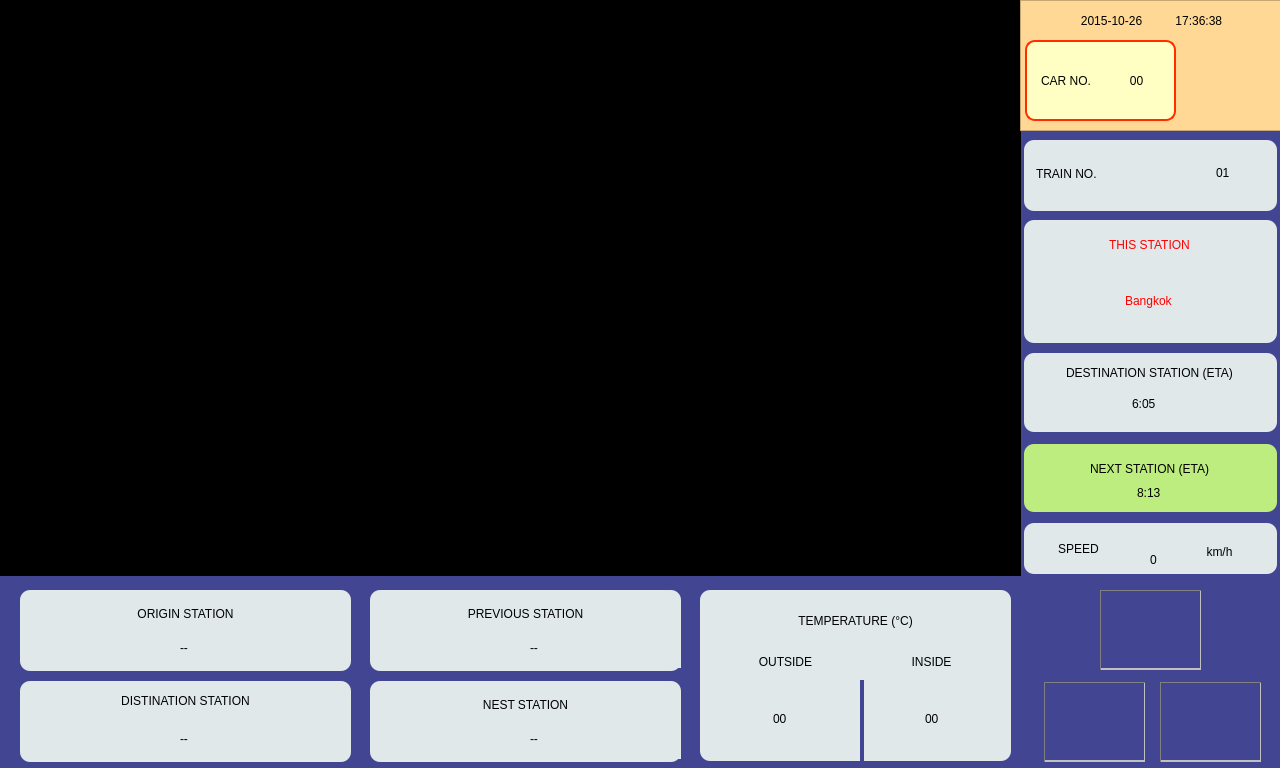
<?xml version="1.0" encoding="UTF-8"?>
<ui version="4.0">
 <class>CQplayerGUI</class>
 <widget class="QDialog" name="CQplayerGUI">
  <property name="geometry">
   <rect>
    <x>0</x>
    <y>0</y>
    <width>1280</width>
    <height>768</height>
   </rect>
  </property>
  <property name="sizePolicy">
   <sizepolicy hsizetype="Fixed" vsizetype="Fixed">
    <horstretch>0</horstretch>
    <verstretch>0</verstretch>
   </sizepolicy>
  </property>
  <property name="focusPolicy">
   <enum>Qt::NoFocus</enum>
  </property>
  <property name="windowTitle">
   <string>CQplayerGUI</string>
  </property>
  <property name="styleSheet">
   <string notr="true">
background-color: rgb(66, 70, 146);</string>
  </property>
  <widget class="QFrame" name="frameMovie">
   <property name="geometry">
    <rect>
     <x>0</x>
     <y>0</y>
     <width>1021</width>
     <height>576</height>
    </rect>
   </property>
   <property name="styleSheet">
    <string notr="true">background-color: rgb(0, 0, 0);
border-image: url(:/images/welcome.png);</string>
   </property>
   <property name="frameShape">
    <enum>QFrame::StyledPanel</enum>
   </property>
   <property name="frameShadow">
    <enum>QFrame::Raised</enum>
   </property>
  </widget>
  <widget class="QLineEdit" name="carIDLabel_3">
   <property name="geometry">
    <rect>
     <x>840</x>
     <y>890</y>
     <width>260</width>
     <height>22</height>
    </rect>
   </property>
   <property name="focusPolicy">
    <enum>Qt::NoFocus</enum>
   </property>
   <property name="styleSheet">
    <string notr="true">background-color: rgb(126, 204, 255);
border-top: 1px inset black ;
border-left:1px inset gray;
border-right:1px inset gray;
border-bottom-width:0px;
</string>
   </property>
   <property name="text">
    <string>Car No.</string>
   </property>
   <property name="readOnly">
    <bool>true</bool>
   </property>
  </widget>
  <widget class="QLabel" name="label_14">
   <property name="geometry">
    <rect>
     <x>550</x>
     <y>860</y>
     <width>302</width>
     <height>17</height>
    </rect>
   </property>
   <property name="text">
    <string>This Station</string>
   </property>
  </widget>
  <widget class="QLineEdit" name="curStationLabel_2">
   <property name="geometry">
    <rect>
     <x>520</x>
     <y>900</y>
     <width>302</width>
     <height>23</height>
    </rect>
   </property>
   <property name="focusPolicy">
    <enum>Qt::NoFocus</enum>
   </property>
   <property name="styleSheet">
    <string notr="true">background-color: rgb(224, 232, 234);
border: 2px inset gray ;
     border-radius: 7px;
     padding: 0 8px;


</string>
   </property>
   <property name="text">
    <string/>
   </property>
   <property name="readOnly">
    <bool>true</bool>
   </property>
  </widget>
  <widget class="QLabel" name="label_10">
   <property name="geometry">
    <rect>
     <x>890</x>
     <y>840</y>
     <width>191</width>
     <height>21</height>
    </rect>
   </property>
   <property name="text">
    <string>Toilet state</string>
   </property>
  </widget>
  <widget class="QFrame" name="frame_2">
   <property name="geometry">
    <rect>
     <x>1020</x>
     <y>0</y>
     <width>261</width>
     <height>131</height>
    </rect>
   </property>
   <property name="styleSheet">
    <string notr="true">
background-color: rgb(255, 216, 149);</string>
   </property>
   <property name="frameShape">
    <enum>QFrame::StyledPanel</enum>
   </property>
   <property name="frameShadow">
    <enum>QFrame::Raised</enum>
   </property>
   <widget class="QLabel" name="dateTimeLabel">
    <property name="geometry">
     <rect>
      <x>6</x>
      <y>10</y>
      <width>251</width>
      <height>21</height>
     </rect>
    </property>
    <property name="styleSheet">
     <string notr="true"/>
    </property>
    <property name="text">
     <string>2015-10-26          17:36:38</string>
    </property>
    <property name="alignment">
     <set>Qt::AlignCenter</set>
    </property>
   </widget>
   <widget class="QFrame" name="frame">
    <property name="geometry">
     <rect>
      <x>5</x>
      <y>40</y>
      <width>151</width>
      <height>81</height>
     </rect>
    </property>
    <property name="styleSheet">
     <string notr="true">background-color: rgb(255, 255, 195);
border: 2px solid  ;
border-radius:10px;
font:  bold 14pt &quot;Ubuntu&quot;;
border-color: rgb(255, 45, 0);</string>
    </property>
    <property name="frameShape">
     <enum>QFrame::StyledPanel</enum>
    </property>
    <property name="frameShadow">
     <enum>QFrame::Raised</enum>
    </property>
    <widget class="QLabel" name="_carIDLabel">
     <property name="geometry">
      <rect>
       <x>5</x>
       <y>10</y>
       <width>72</width>
       <height>61</height>
      </rect>
     </property>
     <property name="styleSheet">
      <string notr="true">font:  18pt &quot;SimSun-ExtB&quot;;
border: 0px   ;</string>
     </property>
     <property name="text">
      <string>CAR NO.</string>
     </property>
     <property name="alignment">
      <set>Qt::AlignCenter</set>
     </property>
     <property name="wordWrap">
      <bool>true</bool>
     </property>
    </widget>
    <widget class="QLabel" name="carIDLabel">
     <property name="geometry">
      <rect>
       <x>81</x>
       <y>20</y>
       <width>61</width>
       <height>41</height>
      </rect>
     </property>
     <property name="styleSheet">
      <string notr="true">font: 75 40pt &quot;SimSun-ExtB&quot;;
border: 0px   ;</string>
     </property>
     <property name="text">
      <string>00</string>
     </property>
     <property name="alignment">
      <set>Qt::AlignCenter</set>
     </property>
    </widget>
   </widget>
   <widget class="QWidget" name="widget" native="true">
    <property name="geometry">
     <rect>
      <x>162</x>
      <y>40</y>
      <width>91</width>
      <height>81</height>
     </rect>
    </property>
    <property name="styleSheet">
     <string notr="true">image: url(:/images/logo.png);</string>
    </property>
   </widget>
  </widget>
  <widget class="QFrame" name="frame_3">
   <property name="geometry">
    <rect>
     <x>1024</x>
     <y>140</y>
     <width>253</width>
     <height>71</height>
    </rect>
   </property>
   <property name="styleSheet">
    <string notr="true">background-color: rgb(255, 255, 195);
border: 0px solid  ;
background-color: rgb(224, 232, 234);
border-radius:10px;
font:  bold 14pt &quot;Ubuntu&quot;;
border-color: rgb(255, 45, 0);</string>
   </property>
   <property name="frameShape">
    <enum>QFrame::StyledPanel</enum>
   </property>
   <property name="frameShadow">
    <enum>QFrame::Raised</enum>
   </property>
   <widget class="QLineEdit" name="_trainIDLabel">
    <property name="geometry">
     <rect>
      <x>10</x>
      <y>8</y>
      <width>141</width>
      <height>51</height>
     </rect>
    </property>
    <property name="mouseTracking">
     <bool>false</bool>
    </property>
    <property name="focusPolicy">
     <enum>Qt::NoFocus</enum>
    </property>
    <property name="acceptDrops">
     <bool>false</bool>
    </property>
    <property name="styleSheet">
     <string notr="true">background-color: rgb(224, 232, 234);
border: 0px   ;
font:   20pt &quot;Ubuntu&quot;;

</string>
    </property>
    <property name="text">
     <string>TRAIN NO.</string>
    </property>
    <property name="readOnly">
     <bool>true</bool>
    </property>
   </widget>
   <widget class="QLineEdit" name="trainIDLabel">
    <property name="geometry">
     <rect>
      <x>164</x>
      <y>12</y>
      <width>71</width>
      <height>41</height>
     </rect>
    </property>
    <property name="mouseTracking">
     <bool>false</bool>
    </property>
    <property name="focusPolicy">
     <enum>Qt::NoFocus</enum>
    </property>
    <property name="acceptDrops">
     <bool>false</bool>
    </property>
    <property name="styleSheet">
     <string notr="true">background-color: rgb(224, 232, 234);
border: 0px   ;
font:  bold 35pt &quot;Ubuntu&quot;;
</string>
    </property>
    <property name="text">
     <string>01</string>
    </property>
    <property name="alignment">
     <set>Qt::AlignCenter</set>
    </property>
    <property name="dragEnabled">
     <bool>true</bool>
    </property>
    <property name="readOnly">
     <bool>true</bool>
    </property>
   </widget>
  </widget>
  <widget class="QFrame" name="frame_5">
   <property name="geometry">
    <rect>
     <x>1024</x>
     <y>353</y>
     <width>253</width>
     <height>79</height>
    </rect>
   </property>
   <property name="styleSheet">
    <string notr="true">background-color: rgb(255, 255, 195);
border: 0px solid  ;
background-color: rgb(224, 232, 234);
border-radius:10px;
font:  bold 14pt &quot;Ubuntu&quot;;
border-color: rgb(255, 45, 0);</string>
   </property>
   <property name="frameShape">
    <enum>QFrame::StyledPanel</enum>
   </property>
   <property name="frameShadow">
    <enum>QFrame::Raised</enum>
   </property>
   <widget class="QLineEdit" name="_arriveTimeLabel">
    <property name="geometry">
     <rect>
      <x>6</x>
      <y>4</y>
      <width>241</width>
      <height>31</height>
     </rect>
    </property>
    <property name="mouseTracking">
     <bool>false</bool>
    </property>
    <property name="focusPolicy">
     <enum>Qt::NoFocus</enum>
    </property>
    <property name="acceptDrops">
     <bool>false</bool>
    </property>
    <property name="styleSheet">
     <string notr="true">background-color: rgb(224, 232, 234);
border-top: 0px   ;
font:   11pt &quot;Ubuntu&quot;;

</string>
    </property>
    <property name="text">
     <string>DESTINATION STATION (ETA)</string>
    </property>
    <property name="alignment">
     <set>Qt::AlignCenter</set>
    </property>
    <property name="readOnly">
     <bool>true</bool>
    </property>
   </widget>
   <widget class="QLineEdit" name="arriveTimeLabel">
    <property name="geometry">
     <rect>
      <x>30</x>
      <y>30</y>
      <width>181</width>
      <height>41</height>
     </rect>
    </property>
    <property name="mouseTracking">
     <bool>false</bool>
    </property>
    <property name="focusPolicy">
     <enum>Qt::NoFocus</enum>
    </property>
    <property name="acceptDrops">
     <bool>false</bool>
    </property>
    <property name="styleSheet">
     <string notr="true">background-color: rgb(224, 232, 234);
border-top: 0px inset gray ;
font:  bold 25pt &quot;Ubuntu&quot;;



</string>
    </property>
    <property name="text">
     <string>6:05</string>
    </property>
    <property name="alignment">
     <set>Qt::AlignCenter</set>
    </property>
    <property name="readOnly">
     <bool>true</bool>
    </property>
   </widget>
  </widget>
  <widget class="QFrame" name="frame_6">
   <property name="geometry">
    <rect>
     <x>1024</x>
     <y>444</y>
     <width>253</width>
     <height>68</height>
    </rect>
   </property>
   <property name="styleSheet">
    <string notr="true">background-color: rgb(166, 239, 43);
background-color: rgb(188, 237, 126);
border: 0px solid  ;
border-radius:10px;
font:  bold 14pt &quot;Ubuntu&quot;;</string>
   </property>
   <property name="frameShape">
    <enum>QFrame::StyledPanel</enum>
   </property>
   <property name="frameShadow">
    <enum>QFrame::Raised</enum>
   </property>
   <widget class="QLineEdit" name="_nextStationTimeLabel">
    <property name="geometry">
     <rect>
      <x>6</x>
      <y>2</y>
      <width>241</width>
      <height>31</height>
     </rect>
    </property>
    <property name="mouseTracking">
     <bool>false</bool>
    </property>
    <property name="focusPolicy">
     <enum>Qt::NoFocus</enum>
    </property>
    <property name="acceptDrops">
     <bool>false</bool>
    </property>
    <property name="styleSheet">
     <string notr="true">
border-top: 0px inset gray ;
font:   11pt &quot;Ubuntu&quot;;



</string>
    </property>
    <property name="text">
     <string>NEXT STATION (ETA)</string>
    </property>
    <property name="alignment">
     <set>Qt::AlignBottom|Qt::AlignHCenter</set>
    </property>
    <property name="readOnly">
     <bool>true</bool>
    </property>
   </widget>
   <widget class="QLineEdit" name="nextStationTimeLabel">
    <property name="geometry">
     <rect>
      <x>70</x>
      <y>33</y>
      <width>111</width>
      <height>31</height>
     </rect>
    </property>
    <property name="mouseTracking">
     <bool>false</bool>
    </property>
    <property name="focusPolicy">
     <enum>Qt::NoFocus</enum>
    </property>
    <property name="acceptDrops">
     <bool>false</bool>
    </property>
    <property name="styleSheet">
     <string notr="true">
border-top: 0px inset gray ;
font:  bold 25pt &quot;Ubuntu&quot;;

</string>
    </property>
    <property name="text">
     <string>8:13</string>
    </property>
    <property name="alignment">
     <set>Qt::AlignCenter</set>
    </property>
    <property name="readOnly">
     <bool>true</bool>
    </property>
   </widget>
  </widget>
  <widget class="QFrame" name="frame_4">
   <property name="geometry">
    <rect>
     <x>1024</x>
     <y>220</y>
     <width>253</width>
     <height>123</height>
    </rect>
   </property>
   <property name="styleSheet">
    <string notr="true">background-color: rgb(255, 255, 195);
border: 0px solid  ;
background-color: rgb(224, 232, 234);
border-radius:10px;
font:  bold 14pt &quot;Ubuntu&quot;;
border-color: rgb(255, 45, 0);</string>
   </property>
   <property name="frameShape">
    <enum>QFrame::StyledPanel</enum>
   </property>
   <property name="frameShadow">
    <enum>QFrame::Raised</enum>
   </property>
   <widget class="QLineEdit" name="_curStationLabel">
    <property name="geometry">
     <rect>
      <x>10</x>
      <y>4</y>
      <width>233</width>
      <height>41</height>
     </rect>
    </property>
    <property name="mouseTracking">
     <bool>false</bool>
    </property>
    <property name="focusPolicy">
     <enum>Qt::NoFocus</enum>
    </property>
    <property name="acceptDrops">
     <bool>false</bool>
    </property>
    <property name="styleSheet">
     <string notr="true">background-color: rgb(224, 232, 234);
border-top: 0px inset gray ;
color: rgb(255, 1, 1);
font:   14pt &quot;Ubuntu&quot;;



</string>
    </property>
    <property name="text">
     <string>THIS STATION</string>
    </property>
    <property name="alignment">
     <set>Qt::AlignCenter</set>
    </property>
    <property name="readOnly">
     <bool>true</bool>
    </property>
   </widget>
   <widget class="QLineEdit" name="curStationLabel">
    <property name="geometry">
     <rect>
      <x>6</x>
      <y>44</y>
      <width>240</width>
      <height>74</height>
     </rect>
    </property>
    <property name="mouseTracking">
     <bool>false</bool>
    </property>
    <property name="focusPolicy">
     <enum>Qt::NoFocus</enum>
    </property>
    <property name="acceptDrops">
     <bool>false</bool>
    </property>
    <property name="styleSheet">
     <string notr="true">background-color: rgb(224, 232, 234);
border: 0px   ;
color: rgb(255, 1, 1);

font:  bold 14pt &quot;Ubuntu&quot;;</string>
    </property>
    <property name="text">
     <string>Bangkok</string>
    </property>
    <property name="alignment">
     <set>Qt::AlignCenter</set>
    </property>
    <property name="dragEnabled">
     <bool>true</bool>
    </property>
    <property name="readOnly">
     <bool>true</bool>
    </property>
   </widget>
  </widget>
  <widget class="QFrame" name="frame_7">
   <property name="geometry">
    <rect>
     <x>1024</x>
     <y>523</y>
     <width>253</width>
     <height>51</height>
    </rect>
   </property>
   <property name="styleSheet">
    <string notr="true">background-color: rgb(255, 255, 195);
border: 0px solid  ;
background-color: rgb(224, 232, 234);
border-radius:10px;
font:  bold 14pt &quot;Ubuntu&quot;;
border-color: rgb(255, 45, 0);</string>
   </property>
   <property name="frameShape">
    <enum>QFrame::StyledPanel</enum>
   </property>
   <property name="frameShadow">
    <enum>QFrame::Raised</enum>
   </property>
   <widget class="QLabel" name="_speedUnitLabel">
    <property name="geometry">
     <rect>
      <x>170</x>
      <y>15</y>
      <width>51</width>
      <height>21</height>
     </rect>
    </property>
    <property name="styleSheet">
     <string notr="true">background-color: rgb(224, 232, 234);
border-left: 0px inset gray ;
font:   12pt &quot;Ubuntu&quot;;</string>
    </property>
    <property name="text">
     <string>km/h</string>
    </property>
    <property name="alignment">
     <set>Qt::AlignBottom|Qt::AlignHCenter</set>
    </property>
   </widget>
   <widget class="QLineEdit" name="_speedLabel">
    <property name="geometry">
     <rect>
      <x>10</x>
      <y>15</y>
      <width>91</width>
      <height>21</height>
     </rect>
    </property>
    <property name="mouseTracking">
     <bool>false</bool>
    </property>
    <property name="focusPolicy">
     <enum>Qt::NoFocus</enum>
    </property>
    <property name="acceptDrops">
     <bool>false</bool>
    </property>
    <property name="styleSheet">
     <string notr="true">background-color: rgb(224, 232, 234);
border-top: 0px inset gray ;
font:   12pt &quot;Ubuntu&quot;;

</string>
    </property>
    <property name="text">
     <string>SPEED</string>
    </property>
    <property name="alignment">
     <set>Qt::AlignCenter</set>
    </property>
    <property name="readOnly">
     <bool>true</bool>
    </property>
   </widget>
   <widget class="QLineEdit" name="speedLabel">
    <property name="geometry">
     <rect>
      <x>100</x>
      <y>4</y>
      <width>61</width>
      <height>41</height>
     </rect>
    </property>
    <property name="mouseTracking">
     <bool>false</bool>
    </property>
    <property name="focusPolicy">
     <enum>Qt::NoFocus</enum>
    </property>
    <property name="acceptDrops">
     <bool>false</bool>
    </property>
    <property name="styleSheet">
     <string notr="true">background-color: rgb(224, 232, 234);
border-left: 0px inset gray ;
font:  bold 25pt &quot;Ubuntu&quot;;

</string>
    </property>
    <property name="text">
     <string>0</string>
    </property>
    <property name="alignment">
     <set>Qt::AlignBottom|Qt::AlignHCenter</set>
    </property>
    <property name="readOnly">
     <bool>true</bool>
    </property>
   </widget>
  </widget>
  <widget class="QFrame" name="frame_8">
   <property name="geometry">
    <rect>
     <x>700</x>
     <y>590</y>
     <width>311</width>
     <height>171</height>
    </rect>
   </property>
   <property name="styleSheet">
    <string notr="true">background-color: rgb(255, 255, 195);
border: 0px solid  ;
background-color: rgb(224, 232, 234);
border-radius:10px;
font:  bold 14pt &quot;Ubuntu&quot;;
border-color: rgb(255, 45, 0);</string>
   </property>
   <property name="frameShape">
    <enum>QFrame::StyledPanel</enum>
   </property>
   <property name="frameShadow">
    <enum>QFrame::Raised</enum>
   </property>
   <widget class="QWidget" name="widget_2" native="true">
    <property name="geometry">
     <rect>
      <x>160</x>
      <y>90</y>
      <width>4</width>
      <height>81</height>
     </rect>
    </property>
    <property name="styleSheet">
     <string notr="true">background-color: rgb(66, 70, 146);
border-radius:0px;</string>
    </property>
   </widget>
   <widget class="QLabel" name="_TempLabel">
    <property name="geometry">
     <rect>
      <x>5</x>
      <y>10</y>
      <width>301</width>
      <height>41</height>
     </rect>
    </property>
    <property name="styleSheet">
     <string notr="true">background-color: rgb(224, 232, 234);
border-top: 0px inset gray ;
font:   20pt &quot;Ubuntu&quot;;</string>
    </property>
    <property name="text">
     <string>TEMPERATURE (°C)</string>
    </property>
    <property name="alignment">
     <set>Qt::AlignCenter</set>
    </property>
   </widget>
   <widget class="QLineEdit" name="outTempLabel">
    <property name="geometry">
     <rect>
      <x>40</x>
      <y>108</y>
      <width>81</width>
      <height>41</height>
     </rect>
    </property>
    <property name="focusPolicy">
     <enum>Qt::NoFocus</enum>
    </property>
    <property name="styleSheet">
     <string notr="true">background-color: rgb(224, 232, 234);
border-left: 0px inset gray ;
font:  bold 30pt &quot;Ubuntu&quot;;
</string>
    </property>
    <property name="text">
     <string>00</string>
    </property>
    <property name="alignment">
     <set>Qt::AlignCenter</set>
    </property>
    <property name="readOnly">
     <bool>true</bool>
    </property>
   </widget>
   <widget class="QLabel" name="_outTempLabel">
    <property name="geometry">
     <rect>
      <x>10</x>
      <y>56</y>
      <width>151</width>
      <height>31</height>
     </rect>
    </property>
    <property name="styleSheet">
     <string notr="true">background-color: rgb(224, 232, 234);
border-top: 0px inset gray ;
font:   20pt &quot;Ubuntu&quot;;</string>
    </property>
    <property name="text">
     <string>OUTSIDE</string>
    </property>
    <property name="alignment">
     <set>Qt::AlignCenter</set>
    </property>
   </widget>
   <widget class="QLineEdit" name="innerTempLabel">
    <property name="geometry">
     <rect>
      <x>192</x>
      <y>108</y>
      <width>81</width>
      <height>41</height>
     </rect>
    </property>
    <property name="focusPolicy">
     <enum>Qt::NoFocus</enum>
    </property>
    <property name="styleSheet">
     <string notr="true">background-color: rgb(224, 232, 234);
border-left: 0px inset gray ;
font:  bold 30pt &quot;Ubuntu&quot;;
</string>
    </property>
    <property name="text">
     <string>00</string>
    </property>
    <property name="alignment">
     <set>Qt::AlignCenter</set>
    </property>
    <property name="readOnly">
     <bool>true</bool>
    </property>
   </widget>
   <widget class="QLabel" name="_innerTempLabel">
    <property name="geometry">
     <rect>
      <x>171</x>
      <y>56</y>
      <width>121</width>
      <height>31</height>
     </rect>
    </property>
    <property name="styleSheet">
     <string notr="true">background-color: rgb(224, 232, 234);
border-top: 0px  gray ;
font:   20pt &quot;Ubuntu&quot;;</string>
    </property>
    <property name="text">
     <string>INSIDE</string>
    </property>
    <property name="alignment">
     <set>Qt::AlignCenter</set>
    </property>
   </widget>
  </widget>
  <widget class="QFrame" name="frame_12">
   <property name="geometry">
    <rect>
     <x>20</x>
     <y>590</y>
     <width>331</width>
     <height>81</height>
    </rect>
   </property>
   <property name="styleSheet">
    <string notr="true">background-color: rgb(255, 255, 195);
border: 0px solid  ;
background-color: rgb(224, 232, 234);
border-radius:10px;
font:  bold 14pt &quot;Ubuntu&quot;;
border-color: rgb(255, 45, 0);</string>
   </property>
   <property name="frameShape">
    <enum>QFrame::StyledPanel</enum>
   </property>
   <property name="frameShadow">
    <enum>QFrame::Raised</enum>
   </property>
   <widget class="QLabel" name="_startStaionLabel">
    <property name="geometry">
     <rect>
      <x>10</x>
      <y>8</y>
      <width>311</width>
      <height>31</height>
     </rect>
    </property>
    <property name="styleSheet">
     <string notr="true">background-color: rgb(224, 232, 234);
border: 0px   ;
font:   14pt &quot;Ubuntu&quot;;</string>
    </property>
    <property name="text">
     <string>ORIGIN STATION</string>
    </property>
    <property name="alignment">
     <set>Qt::AlignCenter</set>
    </property>
   </widget>
   <widget class="QLineEdit" name="startStaionLabel">
    <property name="geometry">
     <rect>
      <x>6</x>
      <y>38</y>
      <width>318</width>
      <height>40</height>
     </rect>
    </property>
    <property name="focusPolicy">
     <enum>Qt::NoFocus</enum>
    </property>
    <property name="styleSheet">
     <string notr="true">background-color: rgb(224, 232, 234);
border: 0Px inset gray ;
font:  bold 14pt &quot;Ubuntu&quot;;</string>
    </property>
    <property name="text">
     <string>--</string>
    </property>
    <property name="alignment">
     <set>Qt::AlignCenter</set>
    </property>
    <property name="dragEnabled">
     <bool>true</bool>
    </property>
    <property name="readOnly">
     <bool>true</bool>
    </property>
   </widget>
  </widget>
  <widget class="QFrame" name="frame_11">
   <property name="geometry">
    <rect>
     <x>20</x>
     <y>681</y>
     <width>331</width>
     <height>81</height>
    </rect>
   </property>
   <property name="styleSheet">
    <string notr="true">background-color: rgb(255, 255, 195);
border: 0px solid  ;
background-color: rgb(224, 232, 234);
border-radius:10px;
font:  bold 14pt &quot;Ubuntu&quot;;
border-color: rgb(255, 45, 0);</string>
   </property>
   <property name="frameShape">
    <enum>QFrame::StyledPanel</enum>
   </property>
   <property name="frameShadow">
    <enum>QFrame::Raised</enum>
   </property>
   <widget class="QLineEdit" name="endStationLabel">
    <property name="geometry">
     <rect>
      <x>6</x>
      <y>38</y>
      <width>318</width>
      <height>40</height>
     </rect>
    </property>
    <property name="focusPolicy">
     <enum>Qt::NoFocus</enum>
    </property>
    <property name="styleSheet">
     <string notr="true">background-color: rgb(224, 232, 234);
border: 0px inset gray ;
font:  bold 14pt &quot;Ubuntu&quot;;
</string>
    </property>
    <property name="text">
     <string>--</string>
    </property>
    <property name="alignment">
     <set>Qt::AlignCenter</set>
    </property>
    <property name="dragEnabled">
     <bool>true</bool>
    </property>
    <property name="readOnly">
     <bool>true</bool>
    </property>
   </widget>
   <widget class="QLabel" name="_endStationLabel">
    <property name="geometry">
     <rect>
      <x>10</x>
      <y>4</y>
      <width>311</width>
      <height>31</height>
     </rect>
    </property>
    <property name="styleSheet">
     <string notr="true">background-color: rgb(224, 232, 234);
border: 0px   ;
font:   14pt &quot;Ubuntu&quot;;</string>
    </property>
    <property name="text">
     <string>DISTINATION STATION</string>
    </property>
    <property name="alignment">
     <set>Qt::AlignCenter</set>
    </property>
   </widget>
  </widget>
  <widget class="QFrame" name="frame_9">
   <property name="geometry">
    <rect>
     <x>370</x>
     <y>681</y>
     <width>311</width>
     <height>81</height>
    </rect>
   </property>
   <property name="styleSheet">
    <string notr="true">background-color: rgb(255, 255, 195);
border: 0px solid  ;
background-color: rgb(224, 232, 234);
border-radius:10px;
font:  bold 14pt &quot;Ubuntu&quot;;
border-color: rgb(255, 45, 0);</string>
   </property>
   <property name="frameShape">
    <enum>QFrame::StyledPanel</enum>
   </property>
   <property name="frameShadow">
    <enum>QFrame::Raised</enum>
   </property>
   <widget class="QLabel" name="_nextStationLabel">
    <property name="geometry">
     <rect>
      <x>10</x>
      <y>8</y>
      <width>291</width>
      <height>31</height>
     </rect>
    </property>
    <property name="styleSheet">
     <string notr="true">background-color: rgb(224, 232, 234);
border: 0px   ;
font:   14pt &quot;Ubuntu&quot;;</string>
    </property>
    <property name="text">
     <string>NEST STATION</string>
    </property>
    <property name="alignment">
     <set>Qt::AlignCenter</set>
    </property>
   </widget>
   <widget class="QLineEdit" name="nextStationLabel">
    <property name="geometry">
     <rect>
      <x>6</x>
      <y>38</y>
      <width>318</width>
      <height>40</height>
     </rect>
    </property>
    <property name="focusPolicy">
     <enum>Qt::NoFocus</enum>
    </property>
    <property name="styleSheet">
     <string notr="true">background-color: rgb(224, 232, 234);
border: 0px   ;
font:  bold 14pt &quot;Ubuntu&quot;;</string>
    </property>
    <property name="text">
     <string>--</string>
    </property>
    <property name="alignment">
     <set>Qt::AlignCenter</set>
    </property>
    <property name="dragEnabled">
     <bool>true</bool>
    </property>
    <property name="readOnly">
     <bool>true</bool>
    </property>
   </widget>
  </widget>
  <widget class="QFrame" name="frame_10">
   <property name="geometry">
    <rect>
     <x>370</x>
     <y>590</y>
     <width>311</width>
     <height>81</height>
    </rect>
   </property>
   <property name="styleSheet">
    <string notr="true">background-color: rgb(255, 255, 195);
border: 0px solid  ;
background-color: rgb(224, 232, 234);
border-radius:10px;
font:  bold 14pt &quot;Ubuntu&quot;;
border-color: rgb(255, 45, 0);</string>
   </property>
   <property name="frameShape">
    <enum>QFrame::StyledPanel</enum>
   </property>
   <property name="frameShadow">
    <enum>QFrame::Raised</enum>
   </property>
   <widget class="QLabel" name="_preStationLabel">
    <property name="geometry">
     <rect>
      <x>10</x>
      <y>8</y>
      <width>291</width>
      <height>31</height>
     </rect>
    </property>
    <property name="styleSheet">
     <string notr="true">background-color: rgb(224, 232, 234);
border: 0px   ;
font:   14pt &quot;Ubuntu&quot;;</string>
    </property>
    <property name="text">
     <string>PREVIOUS STATION</string>
    </property>
    <property name="alignment">
     <set>Qt::AlignCenter</set>
    </property>
   </widget>
   <widget class="QLineEdit" name="preStationLabel">
    <property name="geometry">
     <rect>
      <x>6</x>
      <y>38</y>
      <width>318</width>
      <height>40</height>
     </rect>
    </property>
    <property name="focusPolicy">
     <enum>Qt::NoFocus</enum>
    </property>
    <property name="styleSheet">
     <string notr="true">background-color: rgb(224, 232, 234);
border: 0px   ;
font:  bold 14pt &quot;Ubuntu&quot;;</string>
    </property>
    <property name="text">
     <string>--</string>
    </property>
    <property name="alignment">
     <set>Qt::AlignCenter</set>
    </property>
    <property name="dragEnabled">
     <bool>true</bool>
    </property>
    <property name="readOnly">
     <bool>true</bool>
    </property>
   </widget>
  </widget>
  <widget class="QLabel" name="wcStateLabel1">
   <property name="geometry">
    <rect>
     <x>1100</x>
     <y>590</y>
     <width>101</width>
     <height>80</height>
    </rect>
   </property>
   <property name="minimumSize">
    <size>
     <width>8</width>
     <height>64</height>
    </size>
   </property>
   <property name="styleSheet">
    <string notr="true">
border: 2px inset gray ;
border-left-width:1px;
border-right-width:1px;
border-top-width:1px;
border-image: url(:/images/xiaobian_out.png);</string>
   </property>
   <property name="text">
    <string/>
   </property>
  </widget>
  <widget class="QLabel" name="wcStateLabel2">
   <property name="geometry">
    <rect>
     <x>1044</x>
     <y>682</y>
     <width>101</width>
     <height>80</height>
    </rect>
   </property>
   <property name="minimumSize">
    <size>
     <width>8</width>
     <height>64</height>
    </size>
   </property>
   <property name="styleSheet">
    <string notr="true">border: 2px inset gray ;
border-left-width:1px;
border-right-width:1px;
border-top-width:1px;
border-image: url(:/images/dabian_out.png);</string>
   </property>
   <property name="text">
    <string/>
   </property>
  </widget>
  <widget class="QLabel" name="wcStateLabel3">
   <property name="geometry">
    <rect>
     <x>1160</x>
     <y>682</y>
     <width>101</width>
     <height>80</height>
    </rect>
   </property>
   <property name="minimumSize">
    <size>
     <width>8</width>
     <height>64</height>
    </size>
   </property>
   <property name="styleSheet">
    <string notr="true">border: 2px inset gray ;
border-left-width:1px;
border-right-width:1px;
border-top-width:1px;
border-image: url(:/images/dabian_out.png);</string>
   </property>
   <property name="text">
    <string/>
   </property>
  </widget>
  <zorder>frameMovie</zorder>
  <zorder>carIDLabel_3</zorder>
  <zorder>label_14</zorder>
  <zorder>curStationLabel_2</zorder>
  <zorder>label_10</zorder>
  <zorder>frame_2</zorder>
  <zorder>frame_3</zorder>
  <zorder>frame_5</zorder>
  <zorder>frame_6</zorder>
  <zorder>frame_4</zorder>
  <zorder>frame_7</zorder>
  <zorder>frame_8</zorder>
  <zorder>frame_12</zorder>
  <zorder>frame_11</zorder>
  <zorder>frame_9</zorder>
  <zorder>frame_10</zorder>
  <zorder>wcStateLabel2</zorder>
  <zorder>wcStateLabel3</zorder>
  <zorder>wcStateLabel1</zorder>
 </widget>
 <layoutdefault spacing="6" margin="11"/>
 <resources/>
 <connections/>
</ui>
